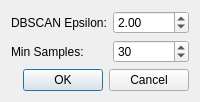
<?xml version="1.0" encoding="UTF-8"?>
<ui version="4.0">
 <class>BuildingParametersDialog</class>
 <widget class="QDialog" name="BuildingParametersDialog">
  <property name="windowTitle">
   <string>Building Detection Parameters</string>
  </property>
  <layout class="QVBoxLayout" name="verticalLayout">
   <item>
    <layout class="QFormLayout" name="formLayout">
     <item row="0" column="0">
      <widget class="QLabel" name="label_eps">
       <property name="text">
        <string>DBSCAN Epsilon:</string>
       </property>
      </widget>
     </item>
     <item row="0" column="1">
      <widget class="QDoubleSpinBox" name="epsSpin">
       <property name="minimum">
        <double>0.1</double>
       </property>
       <property name="maximum">
        <double>100.0</double>
       </property>
       <property name="value">
        <double>2.0</double>
       </property>
       <property name="singleStep">
        <double>0.1</double>
       </property>
       <property name="toolTip">
           <string>Maximum distance between points to be considered neighbors</string>
       </property>
      </widget>
     </item>
     <item row="1" column="0">
      <widget class="QLabel" name="label_min_samples">
       <property name="text">
        <string>Min Samples:</string>
       </property>
      </widget>
     </item>
     <item row="1" column="1">
      <widget class="QSpinBox" name="minSamplesSpin">
       <property name="minimum">
        <number>1</number>
       </property>
       <property name="maximum">
        <number>1000</number>
       </property>
       <property name="value">
        <number>30</number>
       </property>
       <property name="toolTip">
           <string>Minimum number of points required to form a cluster</string>
       </property>
      </widget>
     </item>
    </layout>
   </item>
   <item>
    <widget class="QDialogButtonBox" name="buttonBox">
     <property name="orientation">
      <enum>Qt::Horizontal</enum>
     </property>
     <property name="standardButtons">
      <set>QDialogButtonBox::Cancel|QDialogButtonBox::Ok</set>
     </property>
    </widget>
   </item>
  </layout>
 </widget>
 <resources/>
 <connections/>
</ui>
